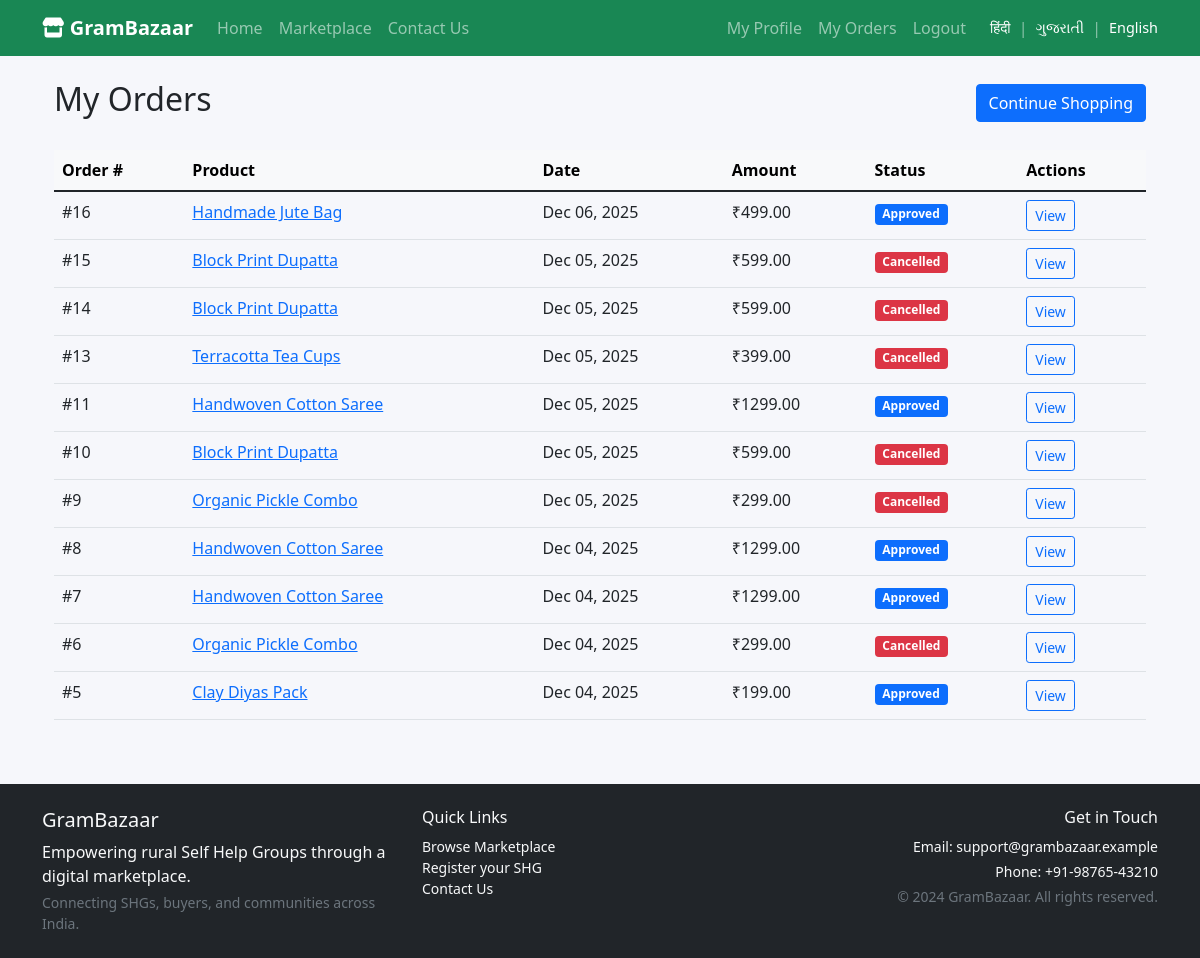
/my-orders/ (signed in), run on the app's committed database.
### market/models.py (models this page shows, shortened)
class Order(models.Model):
    STATUS_CHOICES = [
        ('pending_admin_approval', _('Pending Admin Approval')),
        ('approved', _('Approved')),
        ('shipped', _('Shipped')),
        ('delivered', _('Delivered')),
        ('cancelled', _('Cancelled')),
    ]
    product = models.ForeignKey(Product, on_delete=models.CASCADE)
    buyer_name = models.CharField(max_length=100)
    buyer_contact = models.CharField(max_length=20)
    address = models.TextField()
    amount = models.DecimalField(max_digits=10, decimal_places=2)
    status = models.CharField(max_length=30, choices=STATUS_CHOICES, default='pending_admin_approval')
    created_at = models.DateTimeField(auto_now_add=True)
    updated_at = models.DateTimeField(auto_now=True)

class Product(models.Model):
    STATUS_CHOICES = [
        ('draft', _('Draft')),
        ('pending', _('Pending')),
        ('live', _('Live')),
        ('rejected', _('Rejected')),
    ]
    CATEGORY_CHOICES = [
        ('handicrafts', _('Handicrafts')),
        ('food', _('Food Products')),
        ('textiles', _('Textiles')),
        ('pottery', _('Pottery')),
        ('jewelry', _('Jewelry')),
        ('other', _('Other')),
    ]
    shg = models.ForeignKey(SHG, on_delete=models.CASCADE)
    title = models.CharField(max_length=200)
    slug = models.SlugField(max_length=250, unique=True, blank=True)
    description = models.TextField()
    price = models.DecimalField(max_digits=10, decimal_places=2)
    category = models.CharField(max_length=20, choices=CATEGORY_CHOICES)
    image = models.ImageField(upload_to='product_images/')
    inventory = models.PositiveIntegerField(default=0)
    status = models.CharField(max_length=20, choices=STATUS_CHOICES, default='draft')
    removal_requested = models.BooleanField(default=False)
    created_at = models.DateTimeField(auto_now_add=True)
    updated_at = models.DateTimeField(auto_now=True)

### market/views.py (the view)
# urls.py: path('my-orders/', views.my_orders, name='my_orders'),
@login_required
def my_orders(request):
    orders = Order.objects.filter(
        buyer_name__iexact=f"{request.user.first_name} {request.user.last_name}".strip() or request.user.username
    ).order_by('-created_at')
    return render(request, 'market/buyer/orders.html', {
        'orders': orders
    })

### market/templates/market/buyer/orders.html (shortened to what this page needs)
{% extends 'market/base.html' %}
{% block content %}
<div class="container mt-4">
    <div class="d-flex justify-content-between align-items-center mb-4">
        <h2>My Orders</h2>
        <a href="{% url 'market:marketplace' %}" class="btn btn-primary">Continue Shopping</a>
    </div>
    {% if orders %}
        <div class="table-responsive">
            <table class="table table-hover">
                <thead class="table-light">
                    <tr>
                        <th>Order #</th>
                        <th>Product</th>
                        <th>Date</th>
                        <th>Amount</th>
                        <th>Status</th>
                        <th>Actions</th>
                    </tr>
                </thead>
                <tbody>
                    {% for order in orders %}
                    <tr>
                        <td>#{{ order.id }}</td>
                        <td>
                            <a href="{% url 'market:product_detail' slug=order.product.slug %}">
                                {{ order.product.title }}
                            </a>
                        </td>
                        <td>{{ order.created_at|date:"M d, Y" }}</td>
                        <td>₹{{ order.amount }}</td>
                        <td>
                            <span class="badge
                                {% if order.status == 'delivered' %}bg-success
                                {% elif order.status == 'cancelled' %}bg-danger
                                {% elif order.status == 'shipped' %}bg-info
                                {% elif order.status == 'approved' %}bg-primary
                                {% else %}bg-secondary{% endif %}">
                                {{ order.get_status_display }}
                            </span>
                        </td>
                        <td>
                            <a href="{% url 'market:order_detail' order.id %}" class="btn btn-sm btn-outline-primary">
                                View
                            </a>
                        </td>
                    </tr>
                    {% endfor %}
                </tbody>
            </table>
        </div>
    {% else %}
        <div class="text-center py-5">
            <h4 class="text-muted">You haven't placed any orders yet.</h4>
            <p class="text-muted">Start shopping to see your orders here!</p>
            <a href="{% url 'market:marketplace' %}" class="btn btn-primary">Browse Products</a>
        </div>
    {% endif %}
</div>
{% endblock %}

### market/static/market/css/styles.css (style rules this page uses)
body { background-color: #f6f7fb; font-family: system-ui, -apple-system, BlinkMacSystemFont, 'Segoe UI', sans-serif; }

### market/templates/partials/google_translate.html (style rules this page uses)
body { top: 0 !important; padding-top: 0 !important; margin-top: 0 !important; position: static !important; }

### data on the page
Order: id "16", product "Handmade Jute Bag", created_at "Dec 06, 2025", amount "499.00", status "Approved"
Order: id "15", product "Block Print Dupatta", created_at "Dec 05, 2025", amount "599.00", status "Cancelled"
Order: id "14", product "Block Print Dupatta", created_at "Dec 05, 2025", amount "599.00", status "Cancelled"
Order: id "13", product "Terracotta Tea Cups", created_at "Dec 05, 2025", amount "399.00", status "Cancelled"
Order: id "11", product "Handwoven Cotton Saree", created_at "Dec 05, 2025", amount "1299.00", status "Approved"
Order: id "10", product "Block Print Dupatta", created_at "Dec 05, 2025", amount "599.00", status "Cancelled"
Order: id "9", product "Organic Pickle Combo", created_at "Dec 05, 2025", amount "299.00", status "Cancelled"
Order: id "8", product "Handwoven Cotton Saree", created_at "Dec 04, 2025", amount "1299.00", status "Approved"
Order: id "7", product "Handwoven Cotton Saree", created_at "Dec 04, 2025", amount "1299.00", status "Approved"
Order: id "6", product "Organic Pickle Combo", created_at "Dec 04, 2025", amount "299.00", status "Cancelled"
Order: id "5", product "Clay Diyas Pack", created_at "Dec 04, 2025", amount "199.00", status "Approved"
